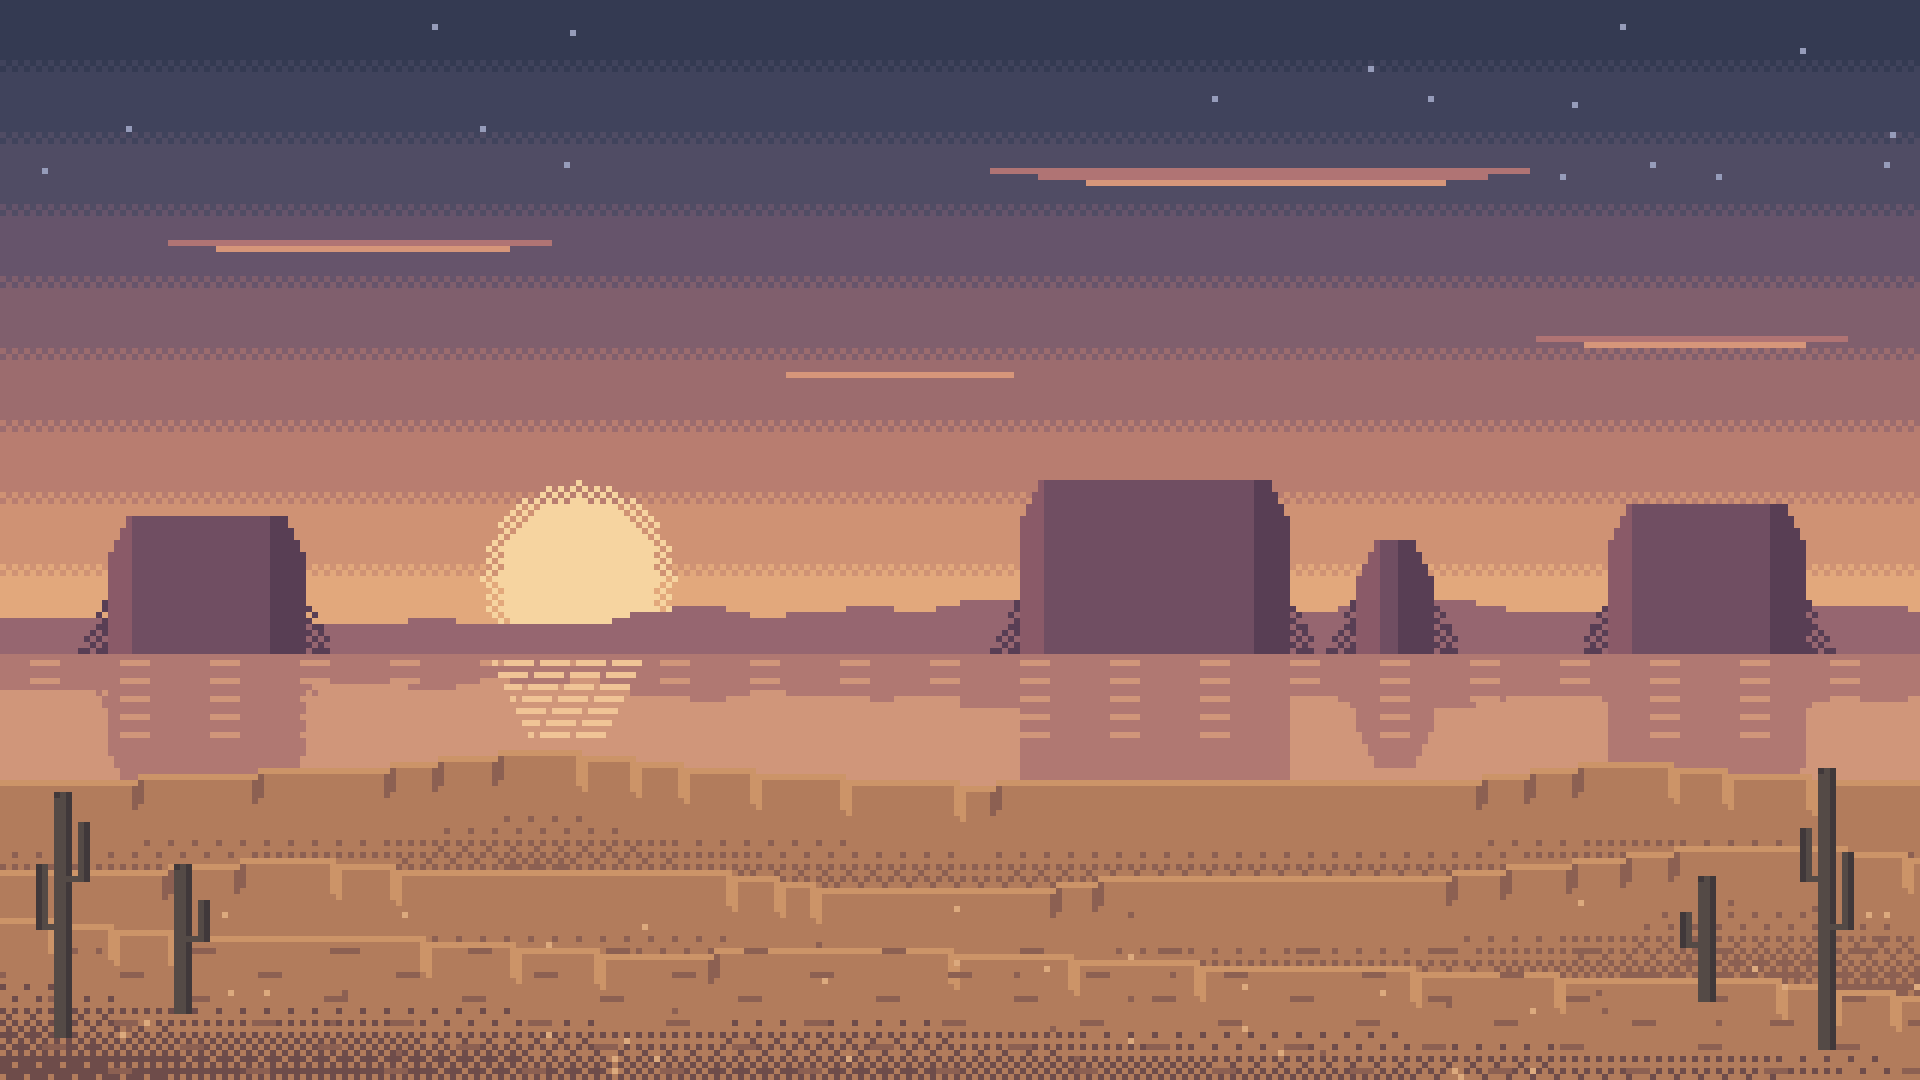

The script that saved this image:
#!/usr/bin/env python3
"""Draws the films' stage: a quiet pixel-art desert at dusk, 320x180 scaled x6 to 1920x1080.

A nod to the palette inside the card (ayu Mirage): mesas on a hazy horizon, a heat-shimmer band
that mirrors them, and dunes in the foreground. Seeded and Pillow-only, so it is reproducible:
    python3 shared/stage.py            # writes shared/stage.png
"""
import math
import random
import sys
from pathlib import Path

from PIL import Image

W, H, SCALE = 320, 180, 6
SEED = 11

# Muted dusk: slate blue overhead warming to a soft apricot horizon, plum mesas, sand dunes.
# The stage frames the card; it never competes with it.
P = {
    "sky0": (52, 58, 82),
    "sky1": (72, 72, 98),
    "sky2": (106, 86, 108),
    "sky3": (150, 104, 110),
    "sky4": (196, 132, 112),
    "sky5": (226, 168, 124),
    "sun": (246, 212, 160),
    "star": (150, 156, 186),
    "cloud": (176, 116, 116),
    "cloud_lit": (214, 150, 122),
    "mesa_far": (150, 102, 112),
    "mesa": (112, 78, 98),
    "mesa_lit": (138, 90, 104),
    "mesa_dark": (88, 62, 84),
    "haze": (208, 150, 122),
    "haze_dark": (176, 120, 114),
    "glint": (240, 196, 150),
    "sand": (178, 124, 92),
    "sand_lit": (204, 148, 104),
    "sand_dark": (140, 96, 82),
    "sand_deep": (110, 76, 74),
    "cactus": (84, 74, 70),
    "cactus_dark": (64, 56, 58),
    "pebble": (220, 170, 126),
}

BAYER = [[0, 8, 2, 10], [12, 4, 14, 6], [3, 11, 1, 9], [15, 7, 13, 5]]


def noise1d(rng, n, octaves):
    """Smooth 1D value noise in [0, 1], as a list of n samples."""
    out = [0.0] * n
    amp_total = 0.0
    for period, amp in octaves:
        knots = [rng.random() for _ in range(n // period + 3)]
        for x in range(n):
            i, f = divmod(x / period, 1)
            i = int(i)
            f = f * f * (3 - 2 * f)
            out[x] += amp * (knots[i] * (1 - f) + knots[i + 1] * f)
        amp_total += amp
    return [v / amp_total for v in out]


def main(out_path):
    rng = random.Random(SEED)
    img = Image.new("RGB", (W, H))
    px = img.load()

    def put(x, y, colour):
        if 0 <= x < W and 0 <= y < H:
            px[x, y] = colour

    # Sky: close bands from slate to apricot; each edge gets two rows of sparse dither.
    keys = ["sky0", "sky1", "sky2", "sky3", "sky4", "sky5"]
    bands = []
    for i in range(9):
        t = i / 8 * (len(keys) - 1)
        k = min(int(t), len(keys) - 2)
        a, b = P[keys[k]], P[keys[k + 1]]
        f = t - k
        bands.append(tuple(round(a[c] + (b[c] - a[c]) * f) for c in range(3)))
    horizon = 108
    step = 12
    for y in range(horizon + 1):
        band, offset = divmod(y, step)
        band = min(band, 8)
        for x in range(W):
            colour = bands[band]
            if band < 8 and offset == step - 2 and BAYER[y % 4][x % 4] < 4:
                colour = bands[band + 1]
            if band < 8 and offset == step - 1 and BAYER[y % 4][x % 4] < 12:
                colour = bands[band + 1]
            px[x, y] = colour

    # A few early stars in the top bands.
    for _ in range(18):
        x, y = rng.randrange(W), rng.randrange(2, 30)
        put(x, y, P["star"])

    # A large, low sun sitting on the haze, with a dithered halo.
    sx, sy, sr = 96, 96, 13
    for y in range(sy - sr - 4, horizon + 1):
        for x in range(sx - sr - 4, sx + sr + 5):
            d = math.hypot(x - sx, y - sy)
            if d <= sr:
                put(x, y, P["sun"])
            elif d <= sr + 3 and (x + y) % 2 == 0:
                put(x, y, P["sun"])

    # Long, thin dusk clouds: flat strokes with a lit underside.
    def streak(cx, cy, length, rows):
        for r in range(rows):
            half = length // 2 - r * 5
            for x in range(cx - half + r * 3, cx + half - r * 2):
                put(x, cy + r, P["cloud_lit"] if r == rows - 1 else P["cloud"])

    streak(60, 40, 64, 2)
    streak(210, 28, 90, 3)
    streak(282, 56, 52, 2)
    streak(150, 62, 38, 1)

    # Mesas: flat-topped buttes with sheer sides, a far hazy row and a nearer row.
    def mesa(x0, x1, top, colour, lit, shade, ledge=None):
        for x in range(x0, x1 + 1):
            # Sheer sides with a stepped talus at the foot.
            edge = min(x - x0, x1 - x)
            y_top = top if edge > 2 else top + (3 - edge) * 2
            for y in range(y_top, horizon + 1):
                c = colour
                if x - x0 < 4:
                    c = lit
                elif x1 - x < 6:
                    c = shade
                if ledge and y == ledge and (x + y) % 2 == 0:
                    c = shade
                put(x, y, c)
        # Talus: dithered skirts spreading out at the base.
        for y in range(horizon - 10, horizon + 1):
            spread = (y - horizon + 10) // 2
            for x in list(range(x0 - spread, x0)) + list(range(x1 + 1, x1 + spread + 1)):
                if BAYER[y % 4][x % 4] < 9:
                    put(x, y, shade)

    far = noise1d(rng, W, [(30, 1.0), (9, 0.3)])
    for x in range(W):
        for y in range(int(98 + (1 - far[x]) * 8), horizon + 1):
            px[x, y] = P["mesa_far"]
    mesa(170, 214, 80, P["mesa"], P["mesa_lit"], P["mesa_dark"])
    mesa(226, 238, 90, P["mesa"], P["mesa_lit"], P["mesa_dark"])
    mesa(18, 50, 86, P["mesa"], P["mesa_lit"], P["mesa_dark"])
    mesa(268, 300, 84, P["mesa"], P["mesa_lit"], P["mesa_dark"])

    # The mirage: a band of heat haze that mirrors the horizon, broken by shimmer lines.
    haze_top, haze_bottom = horizon + 1, 124
    for y in range(haze_top, 150):
        for x in range(W):
            src = 2 * horizon - y + 1
            c = P["haze"]
            if 0 <= src < H and px[x, src] in (P["mesa"], P["mesa_lit"], P["mesa_dark"], P["mesa_far"]):
                c = P["haze_dark"]
            px[x, y] = c
    for y in range(haze_top + 1, haze_bottom, 3):
        for x in range(W):
            if (x // 5 + y) % 3 == 0:
                px[x, y] = P["haze"]
    for y in range(haze_top + 1, haze_bottom - 1, 2):
        depth = (y - haze_top) / (haze_bottom - haze_top)
        half = int(sr * (1 - depth * 0.6))
        jitter = ((y * 5) % 5) - 2
        for x in range(sx - half + jitter, sx + half + jitter + 1):
            if (x + y // 2) % 6 != 0:
                put(x, y, P["glint"])

    # Dunes: overlapping crests, lit on the windward side, with dithered troughs.
    dunes = [
        (noise1d(rng, W, [(90, 1.0), (30, 0.25)]), 122, 12),
        (noise1d(rng, W, [(70, 1.0), (24, 0.3)]), 136, 14),
        (noise1d(rng, W, [(110, 1.0), (36, 0.2)]), 152, 16),
    ]
    for i, (n, base, amp) in enumerate(dunes):
        crest = [int(base + (1 - v) * amp) for v in n]
        for x in range(W):
            slope = crest[min(W - 1, x + 1)] - crest[max(0, x - 1)]
            for y in range(crest[x], H):
                depth = y - crest[x]
                c = P["sand_lit"] if slope > 0 and depth < 6 else P["sand"]
                if slope < 0 and depth < 5:
                    c = P["sand_dark"]
                if depth > 10 and BAYER[y % 4][x % 4] < min(15, (depth - 10)):
                    c = P["sand_dark"] if i < 2 else P["sand_deep"]
                px[x, y] = c
            # The crest line itself: one pixel of light.
            put(x, crest[x], P["sand_lit"])

    # Pebbles and ripples in the near sand.
    for _ in range(60):
        x = rng.randrange(W)
        y = rng.randrange(150, H)
        put(x, y, P["pebble"] if rng.random() < 0.5 else P["sand_dark"])
    for y in range(158, H, 4):
        for x in range(W):
            if (x + y * 3) % 23 < 4:
                put(x, y, P["sand_dark"])

    # Saguaros frame the left and right edges.
    def saguaro(bx, by, h, arms):
        for y in range(by - h, by + 1):
            for x in (bx - 1, bx, bx + 1):
                put(x, y, P["cactus_dark"] if x == bx + 1 else P["cactus"])
        put(bx - 1, by - h, P["cactus_dark"])
        put(bx + 1, by - h, P["cactus_dark"])
        for side, at, up in arms:
            ax = bx + side * 3
            for x in range(min(bx, ax), max(bx, ax) + 1):
                put(x, by - at, P["cactus"])
            for y in range(by - at - up, by - at + 1):
                put(ax, y, P["cactus"])
                put(ax + side, y, P["cactus_dark"])

    saguaro(10, 172, 40, [(-1, 18, 10), (1, 26, 9)])
    saguaro(30, 168, 24, [(1, 12, 6)])
    saguaro(304, 174, 46, [(1, 20, 12), (-1, 28, 8)])
    saguaro(284, 166, 20, [(-1, 9, 5)])

    img.resize((W * SCALE, H * SCALE), Image.NEAREST).save(out_path, optimize=True)


if __name__ == "__main__":
    main(Path(sys.argv[1]) if len(sys.argv) > 1 else Path(__file__).with_name("stage.png"))
